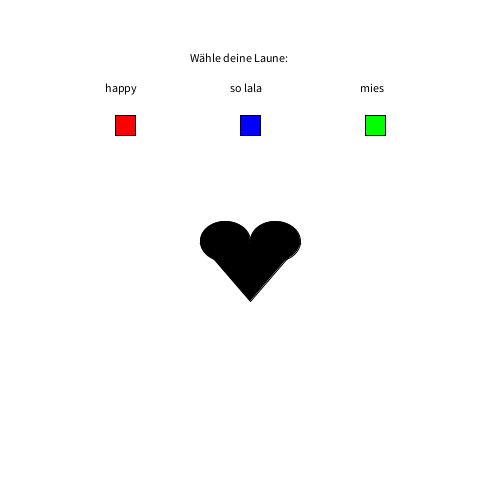
Frame 1 (no input)
Frame 60 (the mouse pressed at the canvas centre just before this capture): identical to frame 1, image omitted
Frame 120 (the mouse held since frame 60 and released just before this capture): identical to frame 1, image omitted

The Processing sketch that drew this single still picture (run headless with seeded random() and noise(); from frame 60 on, the mouse is pressed at the canvas centre):

// Processing sketch: processing_172593
// ── processing_172593.pde

float speed = 0;
int value = 0;

void setup()
{
  size(500, 500);
  background(255);
  colorMode(HSB, 360, 100, 100);
}

void draw()
{
  background(360, 0, 100);

  float heartheight = map(sin(speed), -1, 1, -20, 20);
  float heartwidth = map(sin(speed), -1, 1, -200, 200);
  float heartcolor1  = map(cos(speed), -1, 1, 50, 100);

  fill (0);
  text ("Wähle deine Laune:", 190, width/8);
  text ("happy", width/4 -20, height/8 +30);
  text ("so lala", width/2 -20, height/8 +30);
  text ("mies", 3*width/4 -15, height/8 +30);

  translate(width/4, height/4);
  rectMode(CENTER);
  fill(360, 100, 100);
  stroke(360, 100, 0);
  rect(0, 0, 20, 20);  //erstes 4eck ROT
  translate(width/4, 0);
  fill(240, 100, 100);
  rect(0, 0, 20, 20);  //zweites 4eck BLAU
  translate(width/4, 0);
  fill(120, 100, 100);
  rect(0, 0, 20, 20); //drittes 4eck GRÜN


  translate(-width/4, height/3 +heartheight);

  float heartcolor2 = 360;
  float add = 0.0;
  if (mouseX>=115 && mouseX<=135 && mouseY>=(height/4)-10 && mouseY<=(height/4)+10)
  {
    heartcolor2=360;
    if (mousePressed == true)
    {
      add = 0.12;              //Herz wird am schnellsten
    }
  } else if (mouseX>=245 && mouseX<=265 && mouseY>=(height/4)-10 && mouseY<=(height/4)+10)
  {
    heartcolor2=240;
    if (mousePressed == true)
    {
      add = 0.08;            //Herz wird mittelschnell
    }
  } else if (mouseX>=365 && mouseX<=385 && mouseY>=(height/4)-10 && mouseY<=(height/4)+10)
  {
    heartcolor2=120;
    if (mousePressed == true)
    {
      add = 0.02;
    }
  } else { 
    heartcolor1=0;
    add = 0.0;
  }

  stroke(heartcolor2, 100, heartcolor1);
  fill(heartcolor2, 100, heartcolor1);
  ellipse(-25, -50, 50, 40);
  ellipse(25, -50, 50, 40);
  triangle(-50, -48, 50, -48, 0, 10);

  speed += add;
}
 
 void mousePressed()
 {value = 1;}
